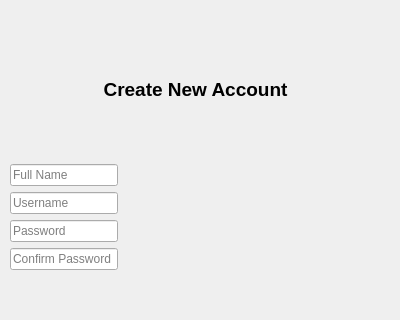
<?xml version="1.0" encoding="UTF-8"?>
<ui version="4.0">
 <class>RegisterDialog</class>
 <widget class="QDialog" name="RegisterDialog">
  <property name="geometry">
   <rect>
    <x>0</x>
    <y>0</y>
    <width>400</width>
    <height>320</height>
   </rect>
  </property>
  <property name="windowTitle">
   <string>إنشاء حساب جديد</string>
  </property>
  <widget class="QWidget" name="verticalLayoutWidget">
   <property name="geometry">
    <rect>
     <x>10</x>
     <y>20</y>
     <width>371</width>
     <height>281</height>
    </rect>
   </property>
   <layout class="QVBoxLayout" name="verticalLayout">
    <item>
     <widget class="QLabel" name="label">
      <property name="font">
       <font>
        <pointsize>14</pointsize>
        <bold>true</bold>
       </font>
      </property>
      <property name="text">
       <string>Create New Account</string>
      </property>
      <property name="alignment">
       <set>Qt::AlignmentFlag::AlignCenter</set>
      </property>
     </widget>
    </item>
    <item>
     <layout class="QFormLayout" name="formLayout">
      <item row="0" column="0">
       <widget class="QLineEdit" name="lineEditFullName">
        <property name="text">
         <string/>
        </property>
        <property name="placeholderText">
         <string>Full Name</string>
        </property>
       </widget>
      </item>
      <item row="1" column="0">
       <widget class="QLineEdit" name="lineEditUsername">
        <property name="text">
         <string/>
        </property>
        <property name="placeholderText">
         <string>Username</string>
        </property>
       </widget>
      </item>
      <item row="2" column="0">
       <widget class="QLineEdit" name="lineEditPassword">
        <property name="text">
         <string/>
        </property>
        <property name="placeholderText">
         <string>Password</string>
        </property>
       </widget>
      </item>
      <item row="3" column="0">
       <widget class="QLineEdit" name="lineEditConfirm">
        <property name="text">
         <string/>
        </property>
        <property name="placeholderText">
         <string>Confirm Password</string>
        </property>
       </widget>
      </item>
     </layout>
    </item>
   </layout>
  </widget>
  <widget class="QLabel" name="labelRegError">
   <property name="geometry">
    <rect>
     <x>40</x>
     <y>300</y>
     <width>301</width>
     <height>20</height>
    </rect>
   </property>
   <property name="text">
    <string/>
   </property>
   <property name="alignment">
    <set>Qt::AlignmentFlag::AlignCenter</set>
   </property>
  </widget>
 </widget>
 <resources/>
 <connections/>
</ui>
